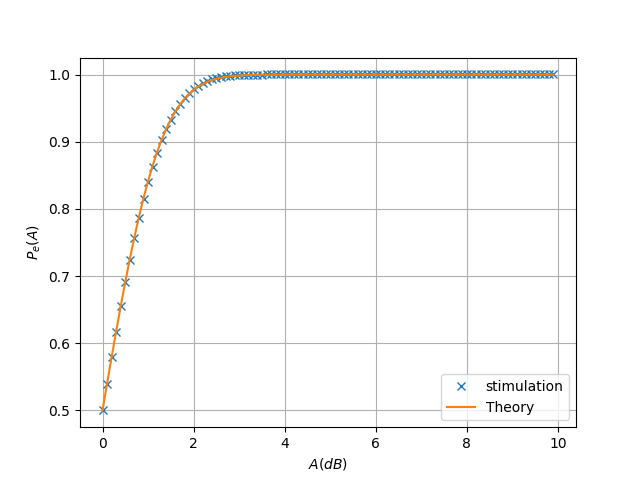

The Python source for this figure:
from cmath import sqrt
import numpy as np
import matplotlib.pyplot as plt
import math as m
import mpmath
import scipy


def Q(x):
	return mpmath.erfc(-x/m.sqrt(2))/2

r1= np.loadtxt('gau1.dat',dtype='double')
r2 = np.loadtxt('gau2.dat',dtype='double')
x = np.arange(0,10,step = 0.1)#points on the x axis
def stimulation(a):
    c1=0
    c2=0
    c3=0
    c4=0
    for i in range(1000000):
        if(-a<r1[i] and r2[i]<0):
            c1+=1
        elif(-a<r1[i] and r2[i]>0):
            c2+=1
        elif(-a>r1[i] and r2[i]<0):
            c3+=1
        elif(-a>r1[i] and r2[i]>0):
            c4+=1
    return 2*c1/(c1+c2+c3+c4)

vect_Q= scipy.vectorize(Q)
Vect = scipy.vectorize(stimulation, otypes=['double'])

plt.plot(x, Vect(x),'x')
plt.plot(x,vect_Q(x))
plt.xlabel('$A(dB)$')
plt.ylabel('$P_e(A)$')
plt.legend(["stimulation","Theory"])
plt.grid() #creating the grid
#plt.xlabel('$A$ (dB)')
#plt.ylabel('$P_e(A)$')
# plt.legend(["stimulation"])
#if using termux
# plt.savefig('../figs/uni_cdf.pdf')
# plt.savefig('../figs/uni_cdf.eps')
# subprocess.run(shlex.split("termux-open ../figs/uni_cdf.pdf"))
#if using termux
# plt.savefig('../gau_cdf.pdf')
# plt.savefig('../gau_c,"Theoriticaldf.eps')
#subprocess.run(shlex.split("termux-open ../gau_cdf.pdf"))
#else
plt.show() 
